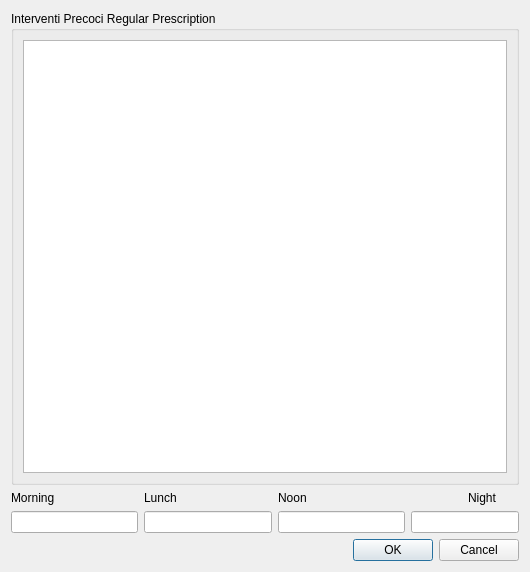
<?xml version="1.0" encoding="UTF-8"?>
<ui version="4.0">
 <class>PrescribeableDrugSelectionDialog</class>
 <widget class="QDialog" name="PrescribeableDrugSelectionDialog">
  <property name="geometry">
   <rect>
    <x>0</x>
    <y>0</y>
    <width>530</width>
    <height>572</height>
   </rect>
  </property>
  <property name="windowTitle">
   <string>Dialog</string>
  </property>
  <layout class="QVBoxLayout" name="verticalLayout">
   <item>
    <widget class="QGroupBox" name="groupBox">
     <property name="title">
      <string>Interventi Precoci Regular Prescription</string>
     </property>
     <layout class="QHBoxLayout" name="horizontalLayout">
      <item>
       <widget class="QTableView" name="m_data"/>
      </item>
     </layout>
    </widget>
   </item>
   <item>
    <layout class="QGridLayout" name="gridLayout">
     <item row="0" column="0">
      <widget class="QLabel" name="label">
       <property name="text">
        <string>Morning</string>
       </property>
      </widget>
     </item>
     <item row="0" column="1">
      <widget class="QLabel" name="label_2">
       <property name="text">
        <string>Lunch</string>
       </property>
      </widget>
     </item>
     <item row="0" column="2" colspan="2">
      <widget class="QLabel" name="label_3">
       <property name="text">
        <string>Noon</string>
       </property>
      </widget>
     </item>
     <item row="0" column="4">
      <widget class="QLabel" name="label_4">
       <property name="text">
        <string>Night</string>
       </property>
      </widget>
     </item>
     <item row="1" column="0">
      <widget class="QLineEdit" name="morningW"/>
     </item>
     <item row="1" column="1">
      <widget class="QLineEdit" name="lunchW"/>
     </item>
     <item row="1" column="2">
      <widget class="QLineEdit" name="noonW"/>
     </item>
     <item row="1" column="3" colspan="2">
      <widget class="QLineEdit" name="nightW"/>
     </item>
    </layout>
   </item>
   <item>
    <widget class="QDialogButtonBox" name="buttonBox">
     <property name="orientation">
      <enum>Qt::Horizontal</enum>
     </property>
     <property name="standardButtons">
      <set>QDialogButtonBox::Cancel|QDialogButtonBox::Ok</set>
     </property>
    </widget>
   </item>
  </layout>
 </widget>
 <resources/>
 <connections>
  <connection>
   <sender>buttonBox</sender>
   <signal>accepted()</signal>
   <receiver>PrescribeableDrugSelectionDialog</receiver>
   <slot>accept()</slot>
   <hints>
    <hint type="sourcelabel">
     <x>248</x>
     <y>254</y>
    </hint>
    <hint type="destinationlabel">
     <x>157</x>
     <y>274</y>
    </hint>
   </hints>
  </connection>
  <connection>
   <sender>buttonBox</sender>
   <signal>rejected()</signal>
   <receiver>PrescribeableDrugSelectionDialog</receiver>
   <slot>reject()</slot>
   <hints>
    <hint type="sourcelabel">
     <x>316</x>
     <y>260</y>
    </hint>
    <hint type="destinationlabel">
     <x>286</x>
     <y>274</y>
    </hint>
   </hints>
  </connection>
 </connections>
</ui>
